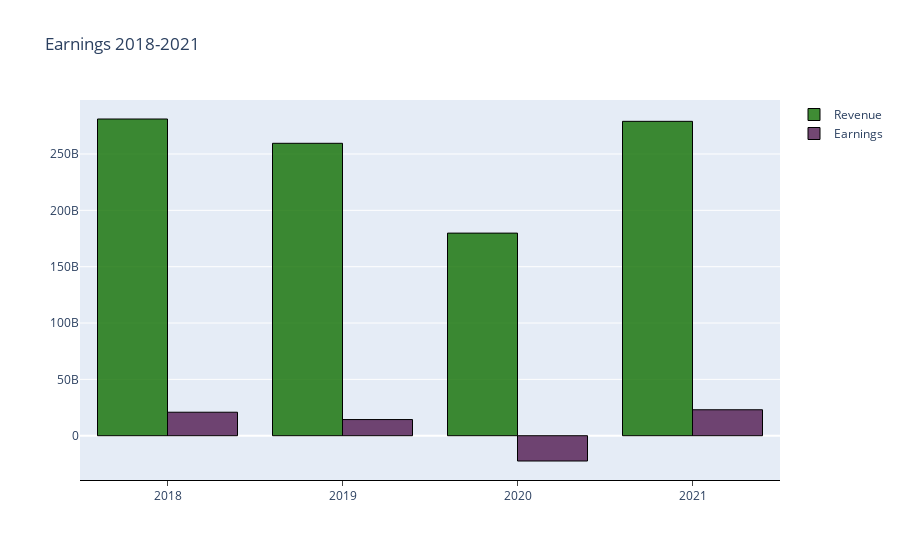

The notebook cell saved with this chart:
### Code cell
trace1 = go.Bar(
    x = earnings.index,
    y = earnings['Revenue'],
    name='Revenue',
    marker=dict(color='rgba(16, 112, 2, 0.8)',
                line=dict(color='rgb(0,0,0)', width=1)),     )

trace2 = go.Bar(
    x = earnings.index,
    y = earnings['Earnings'],
    name='Earnings',
    marker=dict(color='rgba(80, 26, 80, 0.8)',
                line=dict(color='rgb(0,0,0)', width=1)),     )

data = [trace1, trace2]
layout = dict(
    title='Earnings 2018-2021',
    xaxis=dict( 
        ticks='outside', ticklen=5,
        zeroline=True, linewidth=1, linecolor='black'
        ) )

    
fig = go.Figure(data=data, layout=layout)            
py.iplot(fig)

### Figure 1 — Plotly figure (JSON) as saved in the notebook; plotly's stock layout.template omitted (floating-point values rounded to 4 significant figures)
{"data": [{"marker": {"color": "rgba(16, 112, 2, 0.8)", "line": {"color": "rgb(0,0,0)", "width": 1}}, "name": "Revenue", "type": "bar", "x": [2018, 2019, 2020, 2021], "y": [281060000000, 259497000000, 179784000000, 278981000000]}, {"marker": {"color": "rgba(80, 26, 80, 0.8)", "line": {"color": "rgb(0,0,0)", "width": 1}}, "name": "Earnings", "type": "bar", "x": [2018, 2019, 2020, 2021], "y": [20840000000, 14340000000, -22440000000, 23040000000]}], "layout": {"title": {"text": "Earnings 2018-2021"}, "xaxis": {"linecolor": "black", "linewidth": 1, "ticklen": 5, "ticks": "outside", "zeroline": true}}}
